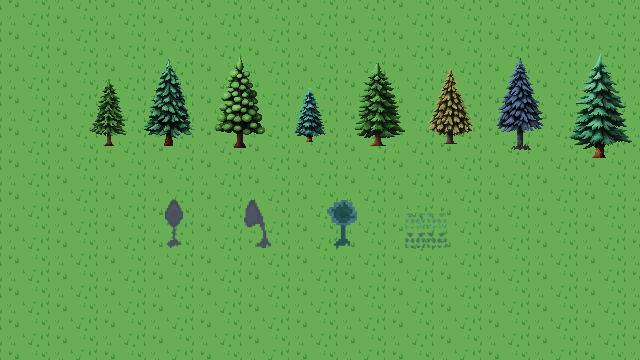
#> input picture scripts/plants/map_plant_view.png, 640 x 360 px, given in place of Spike Trap.png, which was not available
$ python slice_traps.py
#> lines starting #> are read from the running program, lines starting #| are printed output that depends on the picture; pictures that were not available may be replaced by others from this repository, and a replacement may not be noted
import os
from PIL import Image

def slice_trap(filepath, output_name, frame_width=32, frame_height=32):
#> called with filepath = 'assets/animated_traps/Spike Trap.png', output_name = 'trap_spike', frame_width = 32, frame_height = 32
    try:
        im = Image.open(filepath)
#> im is the input picture: PIL image 640x360 RGBA; mean R, G, B, A 98.4, 165.2, 80.8, 255
    except Exception as e:
        print(f"Could not open {filepath}: {e}")
        return

    out_dir = f"assets/plants/{output_name}"
    os.makedirs(out_dir, exist_ok=True)

    # If the trap height is more than 32 (e.g. 41), use the actual height
    frame_height = im.height
#> frame_height = 360

    num_frames = im.width // frame_width
#> num_frames = 20
    for i in range(num_frames):
        left = i * frame_width
        right = left + frame_width
        frame = im.crop((left, 0, right, frame_height))
        frame.save(f"{out_dir}/frame_{i}.png")
#> this loop made 20 passes
#> pass 1, in slice_trap, `frame = im.crop((left, 0, right, frame_height))`:
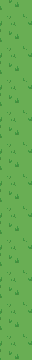
#> frame: PIL image 32x360 RGBA; mean R, G, B, A 102.6, 172.4, 82.8, 255
#> pass 2, in slice_trap, `frame = im.crop((left, 0, right, frame_height))`:
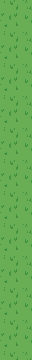
#> frame: PIL image 32x360 RGBA; mean R, G, B, A 102.1, 172.1, 82.5, 255
#> pass 3, in slice_trap, `frame = im.crop((left, 0, right, frame_height))`:
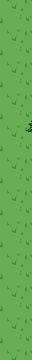
#> frame: PIL image 32x360 RGBA; mean R, G, B, A 102.4, 172.2, 82.7, 255
#> after the loop:
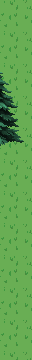
#> frame: PIL image 32x360 RGBA; mean R, G, B, A 96.9, 164.4, 79.8, 255

    print(f"Sliced {filepath} into {num_frames} frames in {out_dir}")
#| Sliced assets/animated_traps/Spike Trap.png into 20 frames in assets/plants/trap_spike

slice_trap("assets/animated_traps/Spike Trap.png", "trap_spike")
slice_trap("assets/animated_traps/Bear_Trap.png", "trap_bear")
#> call 2 of slice_trap, with filepath = 'assets/animated_traps/Bear_Trap.png', output_name = 'trap_bear', frame_width = 32, frame_height = 32
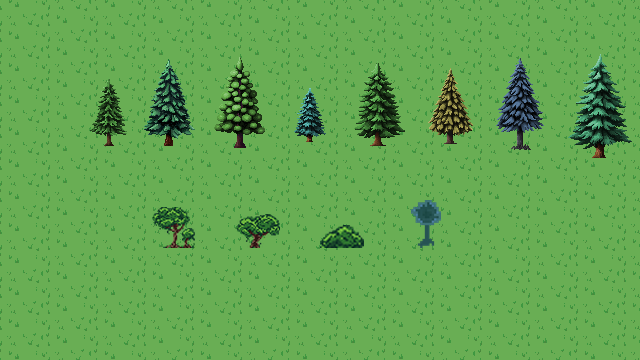
#> input picture scripts/plants/map_plant_view_v2.png, 640 x 360 px, given in place of Bear_Trap.png, which was not available
#> in slice_trap, im is the input picture: PIL image 640x360 RGBA; mean R, G, B, A 98, 164.8, 80.3, 255
#| Sliced assets/animated_traps/Bear_Trap.png into 20 frames in assets/plants/trap_bear
slice_trap("assets/animated_traps/Fire_Trap.png", "trap_fire")
#| Sliced assets/animated_traps/Fire_Trap.png into 20 frames in assets/plants/trap_fire
